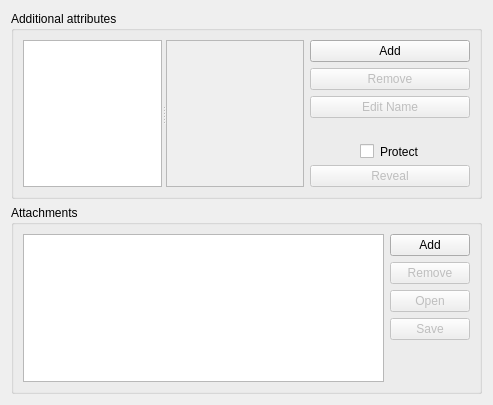
<?xml version="1.0" encoding="UTF-8"?>
<ui version="4.0">
 <class>EditEntryWidgetAdvanced</class>
 <widget class="QWidget" name="EditEntryWidgetAdvanced">
  <property name="geometry">
   <rect>
    <x>0</x>
    <y>0</y>
    <width>493</width>
    <height>405</height>
   </rect>
  </property>
  <layout class="QVBoxLayout" name="verticalLayout">
   <item>
    <widget class="QGroupBox" name="attributesBox">
     <property name="title">
      <string>Additional attributes</string>
     </property>
     <layout class="QHBoxLayout" name="horizontalLayout_3">
      <item>
       <widget class="QSplitter" name="splitter">
        <property name="orientation">
         <enum>Qt::Horizontal</enum>
        </property>
        <widget class="AttributesListView" name="attributesView">
         <property name="minimumSize">
          <size>
           <width>0</width>
           <height>0</height>
          </size>
         </property>
         <property name="resizeMode">
          <enum>QListView::Adjust</enum>
         </property>
        </widget>
        <widget class="QPlainTextEdit" name="attributesEdit">
         <property name="enabled">
          <bool>false</bool>
         </property>
        </widget>
       </widget>
      </item>
      <item>
       <layout class="QVBoxLayout" name="verticalLayout_2">
        <item>
         <widget class="QPushButton" name="addAttributeButton">
          <property name="text">
           <string>Add</string>
          </property>
         </widget>
        </item>
        <item>
         <widget class="QPushButton" name="removeAttributeButton">
          <property name="enabled">
           <bool>false</bool>
          </property>
          <property name="text">
           <string>Remove</string>
          </property>
         </widget>
        </item>
        <item>
         <widget class="QPushButton" name="editAttributeButton">
          <property name="enabled">
           <bool>false</bool>
          </property>
          <property name="text">
           <string>Edit Name</string>
          </property>
         </widget>
        </item>
        <item>
         <spacer name="verticalSpacer">
          <property name="orientation">
           <enum>Qt::Vertical</enum>
          </property>
          <property name="sizeHint" stdset="0">
           <size>
            <width>20</width>
            <height>40</height>
           </size>
          </property>
         </spacer>
        </item>
        <item>
         <widget class="QCheckBox" name="protectAttributeButton">
          <property name="enabled">
           <bool>true</bool>
          </property>
          <property name="styleSheet">
           <string notr="true">margin-left:50%;margin-right:50%</string>
          </property>
          <property name="text">
           <string>Protect</string>
          </property>
          <property name="checkable">
           <bool>true</bool>
          </property>
         </widget>
        </item>
        <item>
         <widget class="QPushButton" name="revealAttributeButton">
          <property name="enabled">
           <bool>false</bool>
          </property>
          <property name="text">
           <string>Reveal</string>
          </property>
          <property name="checkable">
           <bool>false</bool>
          </property>
         </widget>
        </item>
       </layout>
      </item>
     </layout>
    </widget>
   </item>
   <item>
    <widget class="QGroupBox" name="attachmentsBox">
     <property name="title">
      <string>Attachments</string>
     </property>
     <layout class="QHBoxLayout" name="horizontalLayout_2">
      <item>
       <widget class="QListView" name="attachmentsView">
        <property name="flow">
         <enum>QListView::LeftToRight</enum>
        </property>
        <property name="isWrapping" stdset="0">
         <bool>true</bool>
        </property>
       </widget>
      </item>
      <item>
       <layout class="QVBoxLayout" name="verticalLayout_3">
        <item>
         <widget class="QPushButton" name="addAttachmentButton">
          <property name="text">
           <string>Add</string>
          </property>
         </widget>
        </item>
        <item>
         <widget class="QPushButton" name="removeAttachmentButton">
          <property name="enabled">
           <bool>false</bool>
          </property>
          <property name="text">
           <string>Remove</string>
          </property>
         </widget>
        </item>
        <item>
         <widget class="QPushButton" name="openAttachmentButton">
          <property name="enabled">
           <bool>false</bool>
          </property>
          <property name="text">
           <string>Open</string>
          </property>
         </widget>
        </item>
        <item>
         <widget class="QPushButton" name="saveAttachmentButton">
          <property name="enabled">
           <bool>false</bool>
          </property>
          <property name="text">
           <string>Save</string>
          </property>
         </widget>
        </item>
        <item>
         <spacer name="verticalSpacer_2">
          <property name="orientation">
           <enum>Qt::Vertical</enum>
          </property>
          <property name="sizeHint" stdset="0">
           <size>
            <width>20</width>
            <height>40</height>
           </size>
          </property>
         </spacer>
        </item>
       </layout>
      </item>
     </layout>
    </widget>
   </item>
  </layout>
 </widget>
 <customwidgets>
  <customwidget>
   <class>AttributesListView</class>
   <extends>QListView</extends>
   <header>gui/entry/EditEntryWidget_p.h</header>
  </customwidget>
 </customwidgets>
 <tabstops>
  <tabstop>attributesView</tabstop>
  <tabstop>attributesEdit</tabstop>
  <tabstop>addAttributeButton</tabstop>
  <tabstop>removeAttributeButton</tabstop>
  <tabstop>editAttributeButton</tabstop>
  <tabstop>attachmentsView</tabstop>
  <tabstop>addAttachmentButton</tabstop>
  <tabstop>removeAttachmentButton</tabstop>
  <tabstop>openAttachmentButton</tabstop>
  <tabstop>saveAttachmentButton</tabstop>
 </tabstops>
 <resources/>
 <connections/>
</ui>
